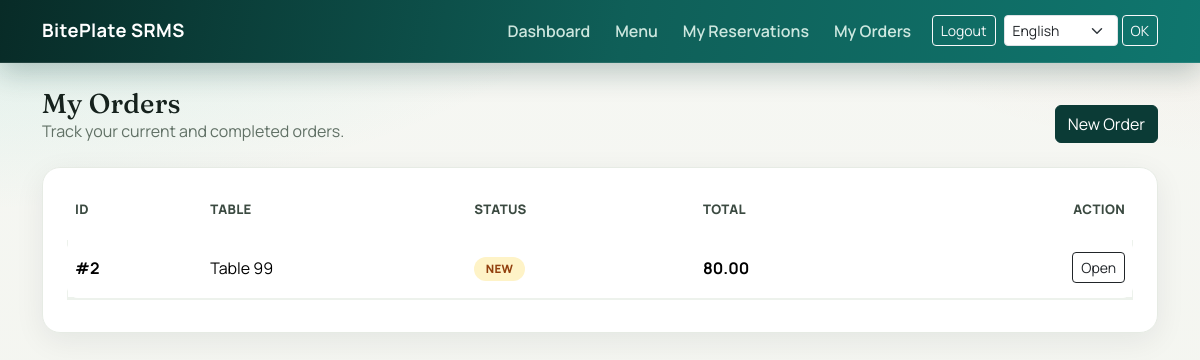
Page /en/orders/ (signed in) on the committed database.
### restaurant/models.py (models this page shows, shortened)
class Order(models.Model):
    STATUS_NEW = "new"
    STATUS_SENT_TO_KITCHEN = "sent_to_kitchen"
    STATUS_PREPARING = "preparing"
    STATUS_READY = "ready"
    STATUS_SERVED = "served"
    STATUS_CANCELLED = "cancelled"
    STATUS_COMPLETED = "completed"
    STATUS_CHOICES = [
        (STATUS_NEW, "New"),
        (STATUS_SENT_TO_KITCHEN, "Sent to Kitchen"),
        (STATUS_PREPARING, "Preparing"),
        (STATUS_READY, "Ready"),
        (STATUS_SERVED, "Served"),
        (STATUS_CANCELLED, "Cancelled"),
        (STATUS_COMPLETED, "Completed"),
    ]
    table = models.ForeignKey(Table, on_delete=models.PROTECT, related_name="orders")
    waiter = models.ForeignKey(Waiter, on_delete=models.SET_NULL, null=True, blank=True, related_name="orders")
    customer = models.ForeignKey(User, on_delete=models.SET_NULL, null=True, blank=True, related_name="orders")
    reservation = models.ForeignKey(Reservation, on_delete=models.SET_NULL, null=True, blank=True, related_name="orders")
    status = models.CharField(max_length=30, choices=STATUS_CHOICES, default=STATUS_NEW)
    order_date = models.DateTimeField(default=timezone.now)
    notes = models.TextField(blank=True)
    class Meta:
        ordering = ["-order_date"]
    @property
    def total_amount(self):
        return sum((item.sub_total for item in self.items.all()), Decimal("0.00"))

class Table(models.Model):
    STATUS_AVAILABLE = "available"
    STATUS_OCCUPIED = "occupied"
    STATUS_RESERVED = "reserved"
    STATUS_CHOICES = [
        (STATUS_AVAILABLE, "Available"),
        (STATUS_OCCUPIED, "Occupied"),
        (STATUS_RESERVED, "Reserved"),
    ]
    table_number = models.PositiveIntegerField(unique=True)
    seats = models.PositiveIntegerField(default=4)
    status = models.CharField(max_length=20, choices=STATUS_CHOICES, default=STATUS_AVAILABLE)
    class Meta:
        ordering = ["table_number"]
    def __str__(self):
        return f"Table {self.table_number}"

class OrderItem(models.Model):
    order = models.ForeignKey(Order, on_delete=models.CASCADE, related_name="items")
    menu_item = models.ForeignKey(MenuItem, on_delete=models.PROTECT, related_name="order_items")
    quantity = models.PositiveIntegerField(default=1)
    unit_price = models.DecimalField(max_digits=10, decimal_places=2, editable=False)
    class Meta:
        ordering = ["id"]
    @property
    def sub_total(self):
        return self.unit_price * self.quantity

### restaurant/views.py (the view)
# urls.py: path("orders/", views.order_list, name="order_list"),
@role_required("manager", "waiter", "chef", "cashier", "customer")
def order_list(request):
    orders = Order.objects.select_related("table", "waiter", "customer").prefetch_related("items__menu_item")
    if _is_customer(request.user):
        orders = orders.filter(customer=request.user)
    return render(request, "restaurant/order_list.html", {"orders": orders})

### restaurant/permissions.py (called while the page is built)
def role_required(*roles):
    allowed_groups = {ROLE_GROUPS[r] for r in roles if r in ROLE_GROUPS}
    def decorator(view_func):
        @wraps(view_func)
        def _wrapped(request, *args, **kwargs):
            user = request.user
            if not user.is_authenticated:
                return redirect("restaurant:login")
            if user.is_superuser:
                return view_func(request, *args, **kwargs)
            user_groups = set(user.groups.values_list("name", flat=True))
            if allowed_groups.intersection(user_groups):
                return view_func(request, *args, **kwargs)
            messages.error(request, "You do not have permission to access this page.")
            return redirect("restaurant:dashboard")
        return _wrapped
    return decorator

### restaurant/templatetags/restaurant_tags.py (called while the page is built)
@register.filter(name='has_group')
def has_group(user, group_name):
    if not user.is_authenticated:
        return False
    return user.groups.filter(name=group_name).exists()

### restaurant/views.py (called while the page is built)
def _is_customer(user):
    return user.is_authenticated and user.groups.filter(name="Customer").exists() and not user.is_superuser

### restaurant/templates/restaurant/order_list.html (shortened to what this page needs)
{% extends 'base.html' %}
{% load i18n restaurant_tags %}
{% block content %}
<div class="d-flex justify-content-between align-items-end mb-4">
  <div>
    <h2 class="page-title">
      {% if user|has_group:"Customer" and not user.is_superuser %}
      {% translate "My Orders" %}
      {% else %}
      {% translate "Orders" %}
      {% endif %}
    </h2>
    <p class="muted mb-0">
      {% if user|has_group:"Customer" and not user.is_superuser %}
      {% translate "Track your current and completed orders." %}
      {% else %}
      {% translate "Track every active table and order lifecycle in one list." %}
      {% endif %}
    </p>
  </div>
  <a href="{% url 'restaurant:order_create' %}" class="btn btn-dark">{% translate "New Order" %}</a>
</div>
<div class="site-card p-3 p-md-4">
  <div class="table-responsive">
    <table class="table table-modern align-middle mb-0">
      <thead>
        <tr>
          <th>{% translate "ID" %}</th>
          <th>{% translate "Table" %}</th>
          <th>{% translate "Status" %}</th>
          <th>{% translate "Total" %}</th>
          <th class="text-end">{% translate "Action" %}</th>
        </tr>
      </thead>
      <tbody>
      {% for o in orders %}
      <tr>
        <td class="fw-bold">#{{ o.id }}</td>
        <td>{{ o.table }}</td>
        <td>
          <span class="pill {% if o.status == 'ready' or o.status == 'completed' %}pill-ready{% elif o.status == 'cancelled' %}pill-cancel{% else %}pill-wip{% endif %}">{{ o.get_status_display }}</span>
        </td>
        <td class="fw-bold">{{ o.total_amount }}</td>
        <td class="text-end"><a class="btn btn-sm btn-outline-dark" href="{% url 'restaurant:order_detail' o.id %}">{% translate "Open" %}</a></td>
      </tr>
      {% empty %}
      <tr><td colspan="{% if not user|has_group:'Customer' or user.is_superuser %}6{% else %}5{% endif %}" class="text-center py-4 muted">{% translate "No orders yet." %}</td></tr>
      {% endfor %}
      </tbody>
    </table>
  </div>
</div>
{% endblock %}

### templates/base.html (style rules this page uses)
:root { --bg: #f2f4ee; --panel: #ffffff; --panel-2: #f9faf7; --ink: #16221d; --muted: #607065; --brand: #0f766e; --brand-dark: #0b3b36; --accent: #c2410c; --line: #e6ebe4; --radius: 18px; --shadow-soft: 0 8px 30px rgba(15, 23, 42, .07); --shadow-nav: 0 10px 28px rgba(11, 59, 54, .25); }
body { font-family: 'Manrope', sans-serif; color: var(--ink); background: radial-gradient(1200px 500px at -8% -12%, rgba(20, 184, 166, .16), transparent 62%), radial-gradient(1000px 500px at 108% -16%, rgba(194, 65, 12, .08), transparent 58%), linear-gradient(180deg, #f6f7f3, var(--bg)); min-height: 100vh; }
h1, h2, h3, h4, h5 { font-family: 'Fraunces', serif; letter-spacing: .2px; }
.site-card { border: 1px solid var(--line); border-radius: var(--radius); box-shadow: var(--shadow-soft); background: var(--panel); overflow: hidden; animation: rise .35s ease both; }
.page-title { font-size: clamp(1.7rem, 2vw, 2.45rem); margin-bottom: 0; }
.muted { color: var(--muted); }
.pill { border-radius: 999px; padding: .28rem .72rem; font-weight: 800; font-size: .72rem; letter-spacing: .3px; text-transform: uppercase; }
.pill-wip { background: #fef3c7; color: #92400e; }
.table-modern { border-collapse: separate; border-spacing: 0 10px; margin-top: -10px; }
.table-modern thead th { color: #3b4a41; border: 0; font-weight: 800; font-size: .82rem; letter-spacing: .3px; text-transform: uppercase; }
.table-modern tbody tr { background: #fff; box-shadow: 0 2px 0 #edf2ec; }
.table-modern tbody td { border: 0; padding-top: .9rem; padding-bottom: .9rem; vertical-align: middle; }
.table-modern tbody tr td:first-child { border-top-left-radius: 12px; border-bottom-left-radius: 12px; }
.table-modern tbody tr td:last-child { border-top-right-radius: 12px; border-bottom-right-radius: 12px; }
.btn-dark { background: var(--brand-dark); border-color: var(--brand-dark); }

### rows in the picture
Order: id "2", table "Table 99", status "NEW", total_amount "80.00"

### other values in the picture
form field language "English"
